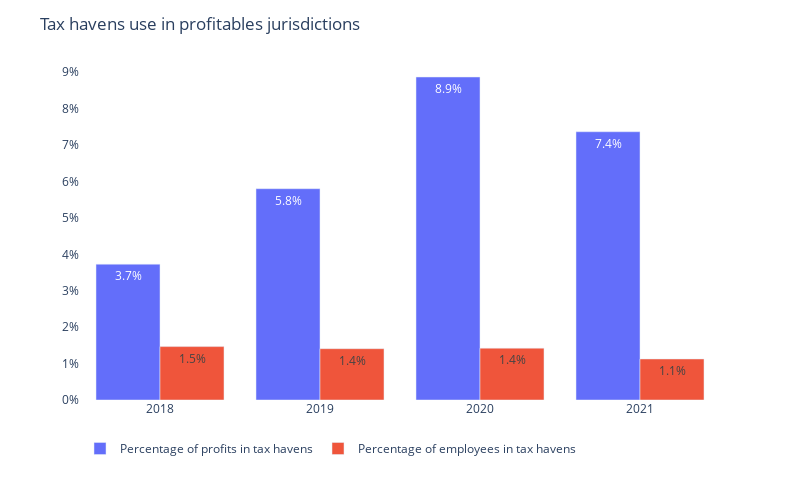

Notebook code for this chart:
### Code cell
print(company)
display_tax_havens_use_evolution(df=df, company=company)

### Figure 1 — Plotly figure (JSON) as saved in the notebook; plotly's stock layout.template omitted (floating-point values rounded to 4 significant figures)
{"data": [{"alignmentgroup": "True", "hovertemplate": "variable=Percentage of profits in tax havens<br>year=%{x}<br>value=%{y}<extra></extra>", "legendgroup": "Percentage of profits in tax havens", "marker": {"color": "#636efa", "pattern": {"shape": ""}}, "name": "Percentage of profits in tax havens", "offsetgroup": "Percentage of profits in tax havens", "orientation": "v", "showlegend": true, "textposition": "auto", "texttemplate": "%{y:.1%}", "type": "bar", "x": [2018, 2019, 2020, 2021], "xaxis": "x", "y": [0.0373, 0.05803, 0.08871, 0.07367], "yaxis": "y"}, {"alignmentgroup": "True", "hovertemplate": "variable=Percentage of employees in tax havens<br>year=%{x}<br>value=%{y}<extra></extra>", "legendgroup": "Percentage of employees in tax havens", "marker": {"color": "#EF553B", "pattern": {"shape": ""}}, "name": "Percentage of employees in tax havens", "offsetgroup": "Percentage of employees in tax havens", "orientation": "v", "showlegend": true, "textposition": "auto", "texttemplate": "%{y:.1%}", "type": "bar", "x": [2018, 2019, 2020, 2021], "xaxis": "x", "y": [0.01467, 0.01409, 0.01423, 0.01127], "yaxis": "y"}], "layout": {"barmode": "group", "height": 480, "legend": {"orientation": "h", "title": {"text": ""}, "tracegroupgap": 0}, "margin": {"t": 60}, "plot_bgcolor": "white", "title": {"text": "Tax havens use in profitables jurisdictions"}, "width": 800, "xaxis": {"anchor": "y", "domain": [0, 1], "title": {}}, "yaxis": {"anchor": "x", "domain": [0, 1], "tickformat": ".0%", "title": {}}}}
